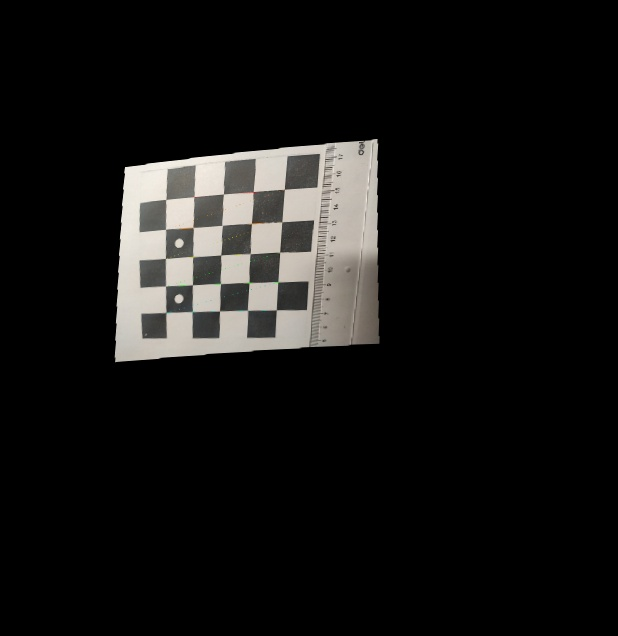
#> input picture serverV2/calibresult4.jpg, 618 x 636 px, found by its file name; its folder holds 5 pictures in this run
$ python transform.py
#> lines starting #> are read from the running program, lines starting #| are printed output that depends on the picture; after the words box and inside, x2 and y2 are one past the last pixel; in counts of white or black regions, pixels touching at a corner belong together
import cv2
import numpy as np

def OnMouseEvent( event, x, y, flags, param):
    global lbtDownPos
    global pos
    global pointList
    img = param
    ignoreEvent = [cv2.EVENT_MBUTTONDOWN, cv2.EVENT_MBUTTONUP, cv2.EVENT_MBUTTONDBLCLK, cv2.EVENT_MOUSEWHEEL,
                        cv2.EVENT_MOUSEHWHEEL,cv2.EVENT_MOUSEMOVE,cv2.EVENT_LBUTTONDBLCLK, cv2.EVENT_RBUTTONDBLCLK, cv2.EVENT_RBUTTONDOWN, cv2.EVENT_RBUTTONUP]  # 需要忽略的鼠标事件
    needRecordEvent = [ cv2.EVENT_LBUTTONDOWN, cv2.EVENT_LBUTTONUP]  # 需要记录当前信息的鼠标事件

    if event == cv2.EVENT_LBUTTONUP:
        pos = (x,y)
        print("OnMouseEvent EVENT_LBUTTONUP:",pos)
        n = len(pointList)
        if pos==lbtDownPos:


            n += 1
            if n <= 3:
                pointList.append(pos)
                cv2.putText(img, '.', (x - 10, y), fontFace=cv2.FONT_HERSHEY_SIMPLEX, fontScale=3, color=(255, 0, 0))
                cv2.putText(img, f'select point{n}:({x},{y})', (x + 20, y), fontFace=cv2.FONT_HERSHEY_SIMPLEX, fontScale=0.3, color=(255, 0, 0))

        lbtDownPos = None

    elif event == cv2.EVENT_LBUTTONDOWN:
        lbtDownPos = (x,y)
        print("OnMouseEvent EVENT_LBUTTONDOWN:", lbtDownPos)

    else:lbtDownPos = None


def getPoint(imgfile):
    global pos
    global pointList

    pointList = []
    img = cv2.imread(imgfile)
#> img is the input picture: shape (636, 618, 3); mean B, G, R 19.5, 20.5, 21.1
    cv2.putText(img, 'https://blog.csdn.net/LaoYuanPython', (100, 120), fontFace=cv2.FONT_HERSHEY_SIMPLEX,fontScale=0.5, color=(255, 0, 0))
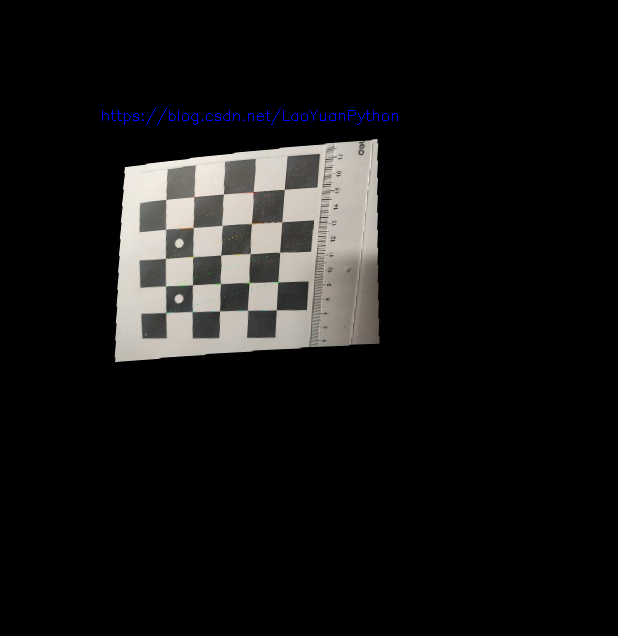
#> img: shape (636, 618, 3); 0.17% of pixels changed, all inside (x1, y1, x2, y2) = (102, 108, 398, 125)
    imgbak = np.array(img)
    rows,cols = img.shape[:2]
#> rows = 636; cols = 618
    winName = 'select three point'
    cv2.namedWindow(winName, 0)
    cv2.resizeWindow(winName, 500, 500)  # 初始窗口大小
    cv2.setMouseCallback(winName, OnMouseEvent, img)
    print("请将要单独放大的部分从其左上角、左下角、右下角分别鼠标左键点击选择三个点，选择后在图像上有提示信息，选择完成后按ESC退出")


    while True:#通过鼠标左键点击选择三个点，分别代表要映射到左上、左下和右下三个点
        cv2.imshow(winName, img)
        ch = cv2.waitKey(100)
#> (key Esc is pressed here)
        if ch == 27: break

    destPoint = [(0,0),(0,rows),(cols,rows)]
#> destPoint = [(0, 0), (0, 636), (618, 636)]
    if len(pointList)==3:
        pts1 = np.float32(pointList)
        pts2 = np.float32(destPoint)
        M = cv2.getAffineTransform(pts1, pts2)
        dst = cv2.warpAffine(imgbak, M, (cols, rows))
        cv2.namedWindow('demo', 0)  # 0 窗口可伸缩
        cv2.resizeWindow('demo', 500, 500)  # 初始窗口大小
        cv2.imshow("demo", dst)  # 展示图片
        ch = cv2.waitKey(0)
    else:
        print("没有选择足够的点")


getPoint(r'C:\Users\dell\Desktop\Courses\IPP\serverV2\calibresult4.jpg')
